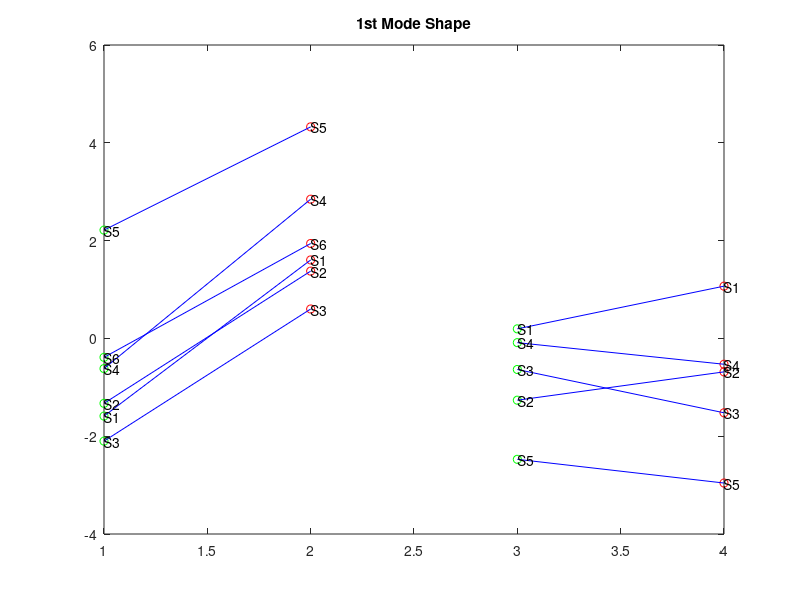
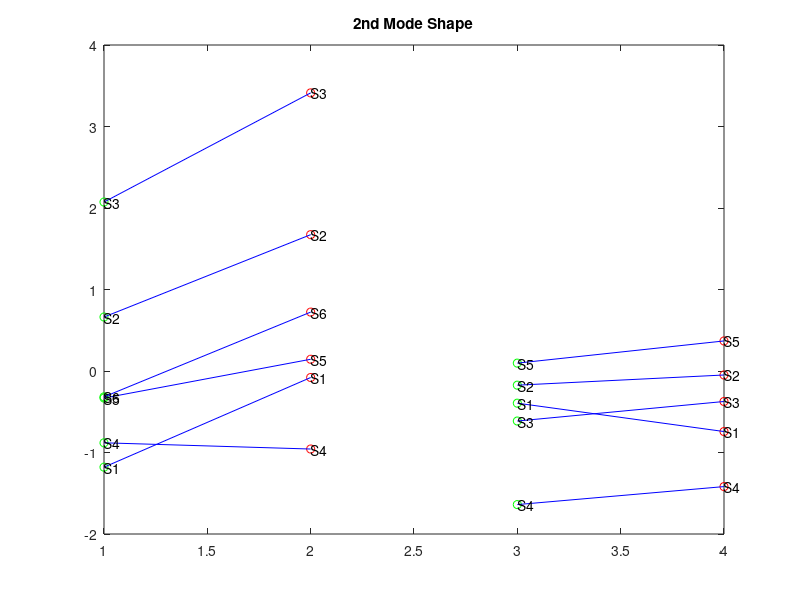
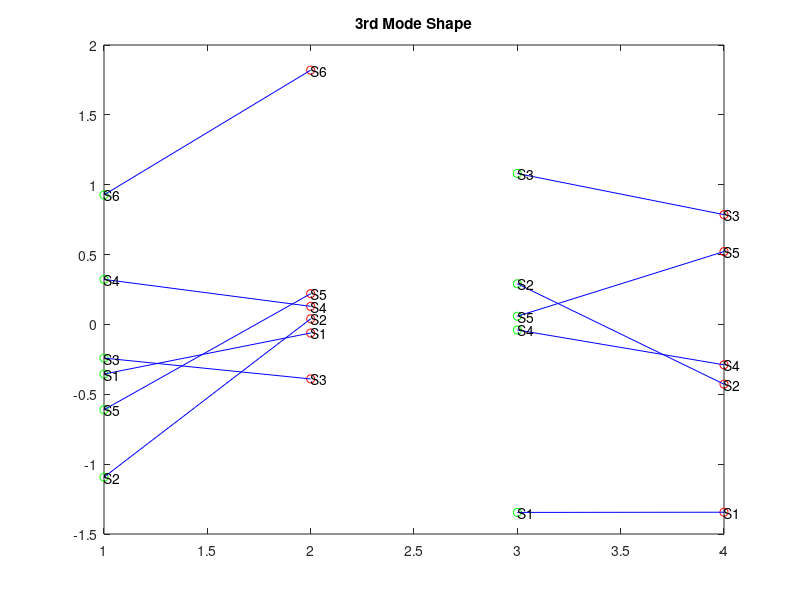
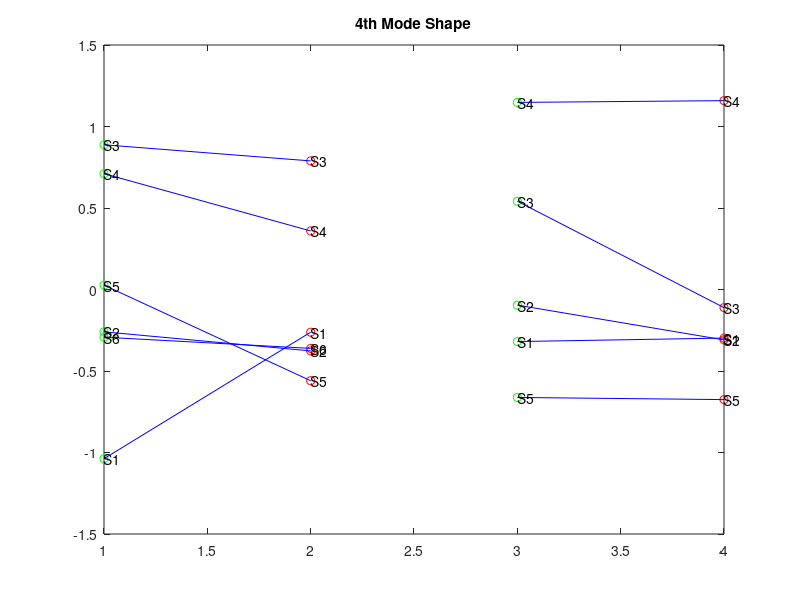

MATLAB code to generate these figures, in order:
function [a_g1,a_g2,a_g3,a_g4]=scores_clustering

Respath='G:\My Drive\PhD\WORK\2nd_year\PCA_PIPELINE\PCA\OUTPUTS\';
cd(Respath);
load("PCA_results_MLvsOVX_Registered.mat")
Inputpath='G:\My Drive\PhD\WORK\2nd_year\PCA_PIPELINE\PCA\MAIN\';
cd(Inputpath)
load("PCAinput_MLvsOVX.mat")
score=-score;
a_g1=score(1:6,:);muA_g1=mean(a_g1);
a_g2=score(7:12,:);muA_g2=mean(a_g2);
a_g3=score(13:17,:);muA_g3=mean(a_g3);
a_g4=score(18:22,:);muA_g4=mean(a_g4);

g1=[1 1 1 1 1 1];
g2=[2 2 2 2 2 2];
g3=[3 3 3 3 3];
g4=[4 4 4 4 4];

[MaxCoef,Loc3D]=max(abs(coeff(:,1:7)));
plot_scores(a_g1,a_g2,a_g3,a_g4,g1,g2,g3,g4);

end

function plot_scores(a_g1,a_g2,a_g3,a_g4,g1,g2,g3,g4)
figure()
plot(g1,a_g1(:,1),'go');hold on;
plot(g2,a_g2(:,1),'ro');hold on;
plot(g3,a_g3(:,1),'go');hold on;
plot(g4,a_g4(:,1),'ro');hold on;
t1_2=[1 2];
a1m1t1_2=[a_g1(1,1) a_g2(1,1)];a1m2t1_2=[a_g1(2,1) a_g2(2,1)];a1m3t1_2=[a_g1(3,1) a_g2(3,1)];
a1m4t1_2=[a_g1(4,1) a_g2(4,1)];a1m5t1_2=[a_g1(5,1) a_g2(5,1)];a1m6t1_2=[a_g1(6,1) a_g2(6,1)];
plot(t1_2,a1m1t1_2,'b-');hold on;text(t1_2,a1m1t1_2,'S1');
plot(t1_2,a1m2t1_2,'b-');hold on;text(t1_2,a1m2t1_2,'S2');
plot(t1_2,a1m3t1_2,'b-');hold on;text(t1_2,a1m3t1_2,'S3');
plot(t1_2,a1m4t1_2,'b-');hold on;text(t1_2,a1m4t1_2,'S4');
plot(t1_2,a1m5t1_2,'b-');hold on;text(t1_2,a1m5t1_2,'S5');
plot(t1_2,a1m6t1_2,'b-');hold on;text(t1_2,a1m6t1_2,'S6');
t3_4=[3 4];
a1m1t3_4=[a_g3(1,1) a_g4(1,1)];a1m2t3_4=[a_g3(2,1) a_g4(2,1)];a1m3t3_4=[a_g3(3,1) a_g4(3,1)];
a1m4t3_4=[a_g3(4,1) a_g4(4,1)];a1m5t3_4=[a_g3(5,1) a_g4(5,1)];
plot(t3_4,a1m1t3_4,'b-');hold on;text(t3_4,a1m1t3_4,'S1');
plot(t3_4,a1m2t3_4,'b-');hold on;text(t3_4,a1m2t3_4,'S2');
plot(t3_4,a1m3t3_4,'b-');hold on;text(t3_4,a1m3t3_4,'S3');
plot(t3_4,a1m4t3_4,'b-');hold on;text(t3_4,a1m4t3_4,'S4');
plot(t3_4,a1m5t3_4,'b-');text(t3_4,a1m5t3_4,'S5');
title('1st Mode Shape')
figure()
plot(g1,a_g1(:,2),'go');hold on;
plot(g2,a_g2(:,2),'ro');hold on;
plot(g3,a_g3(:,2),'go');hold on;
plot(g4,a_g4(:,2),'ro');hold on;
t1_2=[1 2];
a2m1t1_2=[a_g1(1,2) a_g2(1,2)];a2m2t1_2=[a_g1(2,2) a_g2(2,2)];a2m3t1_2=[a_g1(3,2) a_g2(3,2)];
a2m4t1_2=[a_g1(4,2) a_g2(4,2)];a2m5t1_2=[a_g1(5,2) a_g2(5,2)];a2m6t1_2=[a_g1(6,2) a_g2(6,2)];
plot(t1_2,a2m1t1_2,'b-');hold on;text(t1_2,a2m1t1_2,'S1');
plot(t1_2,a2m2t1_2,'b-');hold on;text(t1_2,a2m2t1_2,'S2');
plot(t1_2,a2m3t1_2,'b-');hold on;text(t1_2,a2m3t1_2,'S3');
plot(t1_2,a2m4t1_2,'b-');hold on;text(t1_2,a2m4t1_2,'S4');
plot(t1_2,a2m5t1_2,'b-');hold on;text(t1_2,a2m5t1_2,'S5');
plot(t1_2,a2m6t1_2,'b-');hold on;text(t1_2,a2m6t1_2,'S6');
t3_4=[3 4];
a2m1t3_4=[a_g3(1,2) a_g4(1,2)];a2m2t3_4=[a_g3(2,2) a_g4(2,2)];a2m3t3_4=[a_g3(3,2) a_g4(3,2)];
a2m4t3_4=[a_g3(4,2) a_g4(4,2)];a2m5t3_4=[a_g3(5,2) a_g4(5,2)];
plot(t3_4,a2m1t3_4,'b-');hold on;text(t3_4,a2m1t3_4,'S1');
plot(t3_4,a2m2t3_4,'b-');hold on;text(t3_4,a2m2t3_4,'S2');
plot(t3_4,a2m3t3_4,'b-');hold on;text(t3_4,a2m3t3_4,'S3');
plot(t3_4,a2m4t3_4,'b-');hold on;text(t3_4,a2m4t3_4,'S4');
plot(t3_4,a2m5t3_4,'b-');text(t3_4,a2m5t3_4,'S5');
title('2nd Mode Shape')
figure()
plot(g1,a_g1(:,3),'go');hold on;
plot(g2,a_g2(:,3),'ro');hold on;
plot(g3,a_g3(:,3),'go');hold on;
plot(g4,a_g4(:,3),'ro');
t1_2=[1 2];
a3m1t1_2=[a_g1(1,3) a_g2(1,3)];a3m2t1_2=[a_g1(2,3) a_g2(2,3)];a3m3t1_2=[a_g1(3,3) a_g2(3,3)];
a3m4t1_2=[a_g1(4,3) a_g2(4,3)];a3m5t1_2=[a_g1(5,3) a_g2(5,3)];a3m6t1_2=[a_g1(6,3) a_g2(6,3)];
plot(t1_2,a3m1t1_2,'b-');hold on;text(t1_2,a3m1t1_2,'S1');
plot(t1_2,a3m2t1_2,'b-');hold on;text(t1_2,a3m2t1_2,'S2');
plot(t1_2,a3m3t1_2,'b-');hold on;text(t1_2,a3m3t1_2,'S3');
plot(t1_2,a3m4t1_2,'b-');hold on;text(t1_2,a3m4t1_2,'S4');
plot(t1_2,a3m5t1_2,'b-');hold on;text(t1_2,a3m5t1_2,'S5');
plot(t1_2,a3m6t1_2,'b-');hold on;text(t1_2,a3m6t1_2,'S6');
t3_4=[3 4];
a3m1t3_4=[a_g3(1,3) a_g4(1,3)];a3m2t3_4=[a_g3(2,3) a_g4(2,3)];a3m3t3_4=[a_g3(3,3) a_g4(3,3)];
a3m4t3_4=[a_g3(4,3) a_g4(4,3)];a3m5t3_4=[a_g3(5,3) a_g4(5,3)];
plot(t3_4,a3m1t3_4,'b-');hold on;text(t3_4,a3m1t3_4,'S1');
plot(t3_4,a3m2t3_4,'b-');hold on;text(t3_4,a3m2t3_4,'S2');
plot(t3_4,a3m3t3_4,'b-');hold on;text(t3_4,a3m3t3_4,'S3');
plot(t3_4,a3m4t3_4,'b-');hold on;text(t3_4,a3m4t3_4,'S4');
plot(t3_4,a3m5t3_4,'b-');text(t3_4,a3m5t3_4,'S5');
title('3rd Mode Shape')
figure()
plot(g1,a_g1(:,4),'go');hold on;
plot(g2,a_g2(:,4),'ro');hold on;
plot(g3,a_g3(:,4),'go');hold on;
plot(g4,a_g4(:,4),'ro');
t1_2=[1 2];
a4m1t1_2=[a_g1(1,4) a_g2(1,4)];a4m2t1_2=[a_g1(2,4) a_g2(2,4)];a4m3t1_2=[a_g1(3,4) a_g2(3,4)];
a4m4t1_2=[a_g1(4,4) a_g2(4,4)];a4m5t1_2=[a_g1(5,4) a_g2(5,4)];a4m6t1_2=[a_g1(6,4) a_g2(6,4)];
plot(t1_2,a4m1t1_2,'b-');hold on;text(t1_2,a4m1t1_2,'S1');
plot(t1_2,a4m2t1_2,'b-');hold on;text(t1_2,a4m2t1_2,'S2');
plot(t1_2,a4m3t1_2,'b-');hold on;text(t1_2,a4m3t1_2,'S3');
plot(t1_2,a4m4t1_2,'b-');hold on;text(t1_2,a4m4t1_2,'S4');
plot(t1_2,a4m5t1_2,'b-');hold on;text(t1_2,a4m5t1_2,'S5');
plot(t1_2,a4m6t1_2,'b-');hold on;text(t1_2,a4m6t1_2,'S6');
t3_4=[3 4];
a4m1t3_4=[a_g3(1,4) a_g4(1,4)];a4m2t3_4=[a_g3(2,4) a_g4(2,4)];a4m3t3_4=[a_g3(3,4) a_g4(3,4)];
a4m4t3_4=[a_g3(4,4) a_g4(4,4)];a4m5t3_4=[a_g3(5,4) a_g4(5,4)];
plot(t3_4,a4m1t3_4,'b-');hold on;text(t3_4,a4m1t3_4,'S1');
plot(t3_4,a4m2t3_4,'b-');hold on;text(t3_4,a4m2t3_4,'S2');
plot(t3_4,a4m3t3_4,'b-');hold on;text(t3_4,a4m3t3_4,'S3');
plot(t3_4,a4m4t3_4,'b-');hold on;text(t3_4,a4m4t3_4,'S4');
plot(t3_4,a4m5t3_4,'b-');text(t3_4,a4m5t3_4,'S5');
title('4th Mode Shape')
figure()
plot(g1,a_g1(:,5),'go');hold on;
plot(g2,a_g2(:,5),'ro');hold on;
plot(g3,a_g3(:,5),'go');hold on;
plot(g4,a_g4(:,5),'ro');
t1_2=[1 2];
a5m1t1_2=[a_g1(1,5) a_g2(1,5)];a5m2t1_2=[a_g1(2,5) a_g2(2,5)];a5m3t1_2=[a_g1(3,5) a_g2(3,5)];
a5m4t1_2=[a_g1(4,5) a_g2(4,5)];a5m5t1_2=[a_g1(5,5) a_g2(5,5)];a5m6t1_2=[a_g1(6,5) a_g2(6,5)];
plot(t1_2,a5m1t1_2,'b-');hold on;text(t1_2,a5m1t1_2,'S1');
plot(t1_2,a5m2t1_2,'b-');hold on;text(t1_2,a5m2t1_2,'S2');
plot(t1_2,a5m3t1_2,'b-');hold on;text(t1_2,a5m3t1_2,'S3');
plot(t1_2,a5m4t1_2,'b-');hold on;text(t1_2,a5m4t1_2,'S4');
plot(t1_2,a5m5t1_2,'b-');hold on;text(t1_2,a5m5t1_2,'S5');
plot(t1_2,a5m6t1_2,'b-');hold on;text(t1_2,a5m6t1_2,'S6');
t3_4=[3 4];
a5m1t3_4=[a_g3(1,5) a_g4(1,5)];a5m2t3_4=[a_g3(2,5) a_g4(2,5)];a5m3t3_4=[a_g3(3,5) a_g4(3,5)];
a5m4t3_4=[a_g3(4,5) a_g4(4,5)];a5m5t3_4=[a_g3(5,5) a_g4(5,5)];
plot(t3_4,a5m1t3_4,'b-');hold on;text(t3_4,a5m1t3_4,'S1');
plot(t3_4,a5m2t3_4,'b-');hold on;text(t3_4,a5m2t3_4,'S2');
plot(t3_4,a5m3t3_4,'b-');hold on;text(t3_4,a5m3t3_4,'S3');
plot(t3_4,a5m4t3_4,'b-');hold on;text(t3_4,a5m4t3_4,'S4');
plot(t3_4,a5m5t3_4,'b-');text(t3_4,a5m5t3_4,'S5');
title('5th Mode Shape')
figure()
plot(g1,a_g1(:,6),'go');hold on;
plot(g2,a_g2(:,6),'ro');hold on;
plot(g3,a_g3(:,6),'go');hold on;
plot(g4,a_g4(:,6),'ro');
t1_2=[1 2];
a6m1t1_2=[a_g1(1,6) a_g2(1,6)];a6m2t1_2=[a_g1(2,6) a_g2(2,6)];a6m3t1_2=[a_g1(3,6) a_g2(3,6)];
a6m4t1_2=[a_g1(4,6) a_g2(4,6)];a6m5t1_2=[a_g1(5,6) a_g2(5,6)];a6m6t1_2=[a_g1(6,6) a_g2(6,6)];
plot(t1_2,a6m1t1_2,'b-');hold on;text(t1_2,a6m1t1_2,'S1');
plot(t1_2,a6m2t1_2,'b-');hold on;text(t1_2,a6m2t1_2,'S2');
plot(t1_2,a6m3t1_2,'b-');hold on;text(t1_2,a6m3t1_2,'S3');
plot(t1_2,a6m4t1_2,'b-');hold on;text(t1_2,a6m4t1_2,'S4');
plot(t1_2,a6m5t1_2,'b-');hold on;text(t1_2,a6m5t1_2,'S5');
plot(t1_2,a6m6t1_2,'b-');hold on;text(t1_2,a6m6t1_2,'S6');
t3_4=[3 4];
a6m1t3_4=[a_g3(1,6) a_g4(1,6)];a6m2t3_4=[a_g3(2,6) a_g4(2,6)];a6m3t3_4=[a_g3(3,6) a_g4(3,6)];
a6m4t3_4=[a_g3(4,6) a_g4(4,6)];a6m5t3_4=[a_g3(5,6) a_g4(5,6)];
plot(t3_4,a6m1t3_4,'b-');hold on;text(t3_4,a6m1t3_4,'S1');
plot(t3_4,a6m2t3_4,'b-');hold on;text(t3_4,a6m2t3_4,'S2');
plot(t3_4,a6m3t3_4,'b-');hold on;text(t3_4,a6m3t3_4,'S3');
plot(t3_4,a6m4t3_4,'b-');hold on;text(t3_4,a6m4t3_4,'S4');
plot(t3_4,a6m5t3_4,'b-');text(t3_4,a6m5t3_4,'S5');
title('6th Mode Shape')
figure()
plot(g1,a_g1(:,7),'go');hold on;
plot(g2,a_g2(:,7),'ro');hold on;
plot(g3,a_g3(:,7),'go');hold on;
plot(g4,a_g4(:,7),'ro');
t1_2=[1 2];
a7m1t1_2=[a_g1(1,7) a_g2(1,7)];a7m2t1_2=[a_g1(2,7) a_g2(2,7)];a7m3t1_2=[a_g1(3,7) a_g2(3,7)];
a7m4t1_2=[a_g1(4,7) a_g2(4,7)];a7m5t1_2=[a_g1(5,7) a_g2(5,7)];a7m6t1_2=[a_g1(6,7) a_g2(6,7)];
plot(t1_2,a7m1t1_2,'b-');hold on;text(t1_2,a7m1t1_2,'S1');
plot(t1_2,a7m2t1_2,'b-');hold on;text(t1_2,a7m2t1_2,'S2');
plot(t1_2,a7m3t1_2,'b-');hold on;text(t1_2,a7m3t1_2,'S3');
plot(t1_2,a7m4t1_2,'b-');hold on;text(t1_2,a7m4t1_2,'S4');
plot(t1_2,a7m5t1_2,'b-');hold on;text(t1_2,a7m5t1_2,'S5');
plot(t1_2,a7m6t1_2,'b-');hold on;text(t1_2,a7m6t1_2,'S6');
t3_4=[3 4];
a7m1t3_4=[a_g3(1,7) a_g4(1,7)];a7m2t3_4=[a_g3(2,7) a_g4(2,7)];a7m3t3_4=[a_g3(3,7) a_g4(3,7)];
a7m4t3_4=[a_g3(4,7) a_g4(4,7)];a7m5t3_4=[a_g3(5,7) a_g4(5,7)];
plot(t3_4,a7m1t3_4,'b-');hold on;text(t3_4,a7m1t3_4,'S1');
plot(t3_4,a7m2t3_4,'b-');hold on;text(t3_4,a7m2t3_4,'S2');
plot(t3_4,a7m3t3_4,'b-');hold on;text(t3_4,a7m3t3_4,'S3');
plot(t3_4,a7m4t3_4,'b-');hold on;text(t3_4,a7m4t3_4,'S4');
plot(t3_4,a7m5t3_4,'b-');text(t3_4,a7m5t3_4,'S5');
title('7th Mode Shape')
% figure();
% plot3(a_g1(:,1),a_g1(:,2),a_g1(:,4),'ro');hold on;
% plot3(a_g2(:,1),a_g2(:,2),a_g2(:,4),'go');hold on;
% plot3(a_g3(:,1),a_g3(:,2),a_g3(:,4),'bo');hold on;
% plot3(a_g4(:,1),a_g4(:,2),a_g4(:,4),'ko');
% xlabel('mode 1');
% ylabel('mode 2');
end
